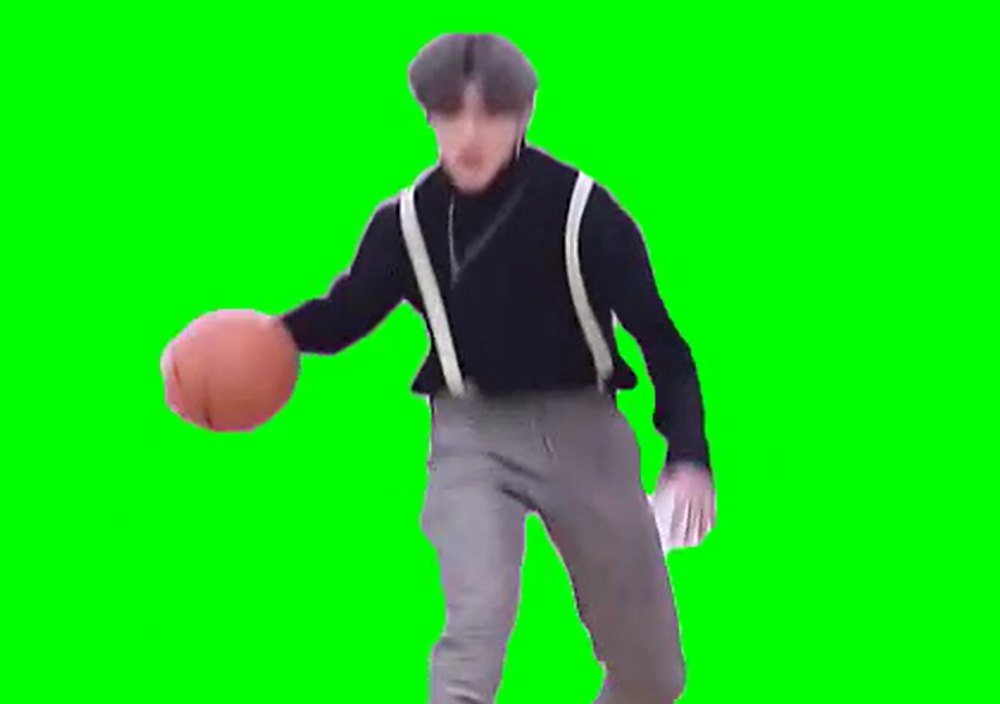
#> input picture 1.png, 1000 x 704 px, shrunk from 1891 x 1331 before the run
$ python greenscreen.py   (older library calls are emulated)
#> lines starting #> are read from the running program, lines starting #| are printed output that depends on the picture; after the words box and inside, x2 and y2 are one past the last pixel; in counts of white or black regions, pixels touching at a corner belong together
#处理绿幕图片 得到边界图
import cv2
import numpy as np

def remove_green_screen(image_path):
    # 读取图像
#> called with image_path = '1.png'
    image = cv2.imread(image_path)
#> image is the input picture: shape (704, 1000, 3); mean B, G, R 23.1, 216.7, 23.3
    if image is None:
        print("无法读取图像，请检查图像路径是否正确")
        return
    # 将图像转换到HSV色彩空间，便于更好地处理颜色信息
    hsv_image = cv2.cvtColor(image, cv2.COLOR_BGR2HSV)
#> hsv_image: shape (704, 1000, 3); mean H, S, V 74.9, 210.4, 221.2
    # 定义绿幕的HSV范围（这里的范围是大致的，可以根据实际情况调整）
    lower_green = np.array([35, 43, 46])
    upper_green = np.array([77, 255, 255])

    # 创建绿幕的掩膜，将在这个范围内的像素设为白色（255），其他设为黑色（0）
    green_mask = cv2.inRange(hsv_image, lower_green, upper_green)
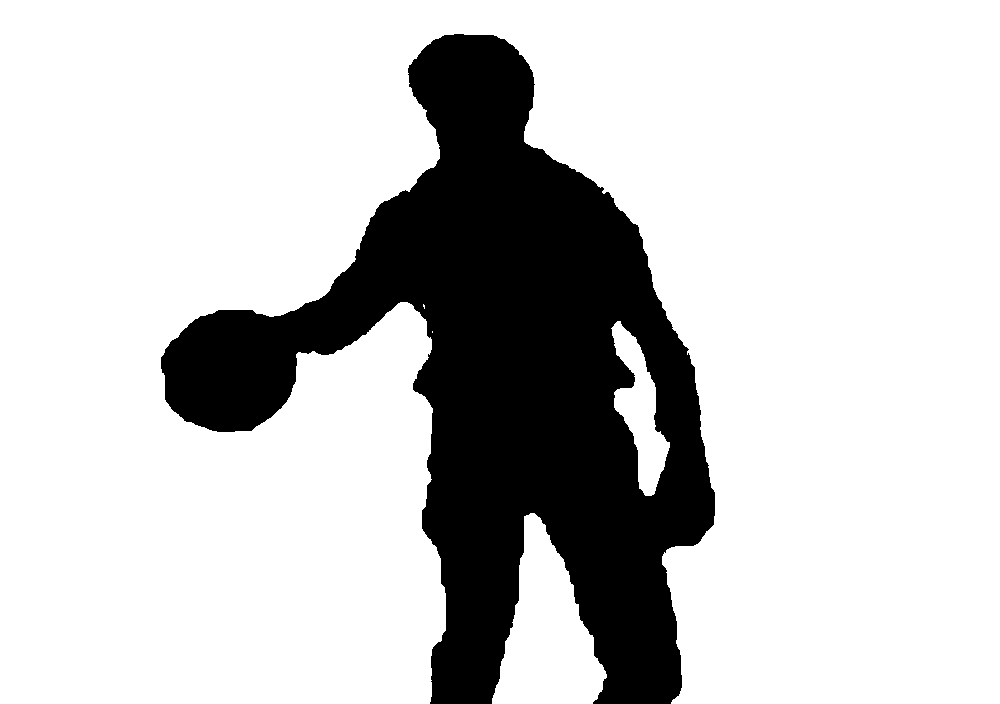
#> green_mask: shape (704, 1000); 78.3% white; 1 black region, box (x1, y1, x2, y2) and area: (161, 34, 715, 704) 152969

    # 计算掩膜的梯度，通过Sobel算子分别计算x和y方向的梯度
    sobelx = cv2.Sobel(green_mask, cv2.CV_64F, 1, 0, ksize=3)
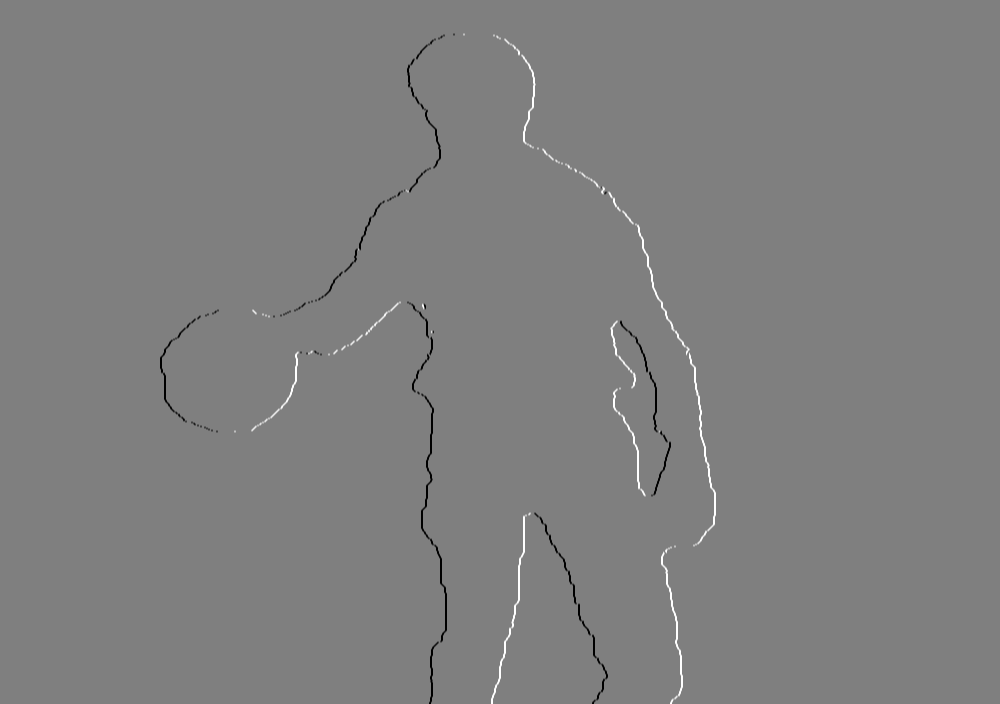
#> sobelx: shape (704, 1000) float64; min -1020, max 1020, mean 0; drawn with min black and max white
    sobely = cv2.Sobel(green_mask, cv2.CV_64F, 0, 1, ksize=3)
    gradient_magnitude = np.sqrt(sobelx ** 2 + sobely ** 2)
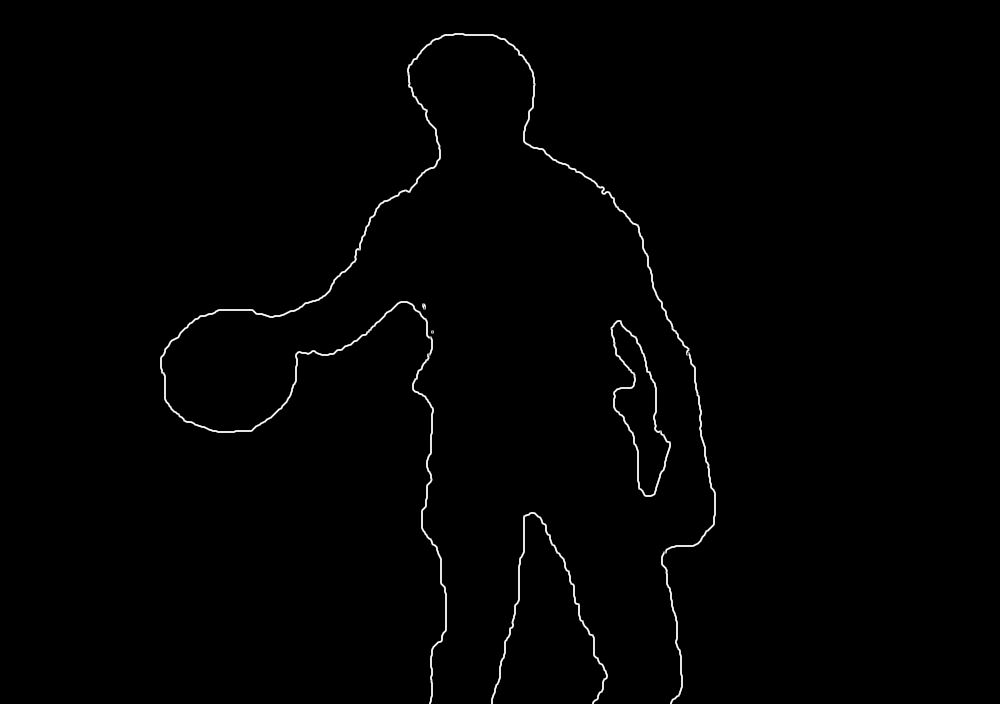
#> gradient_magnitude: shape (704, 1000) float64; min 0, max 1140.4, mean 9.1; drawn with min black and max white
    gradient_magnitude = np.uint8(gradient_magnitude)

    # 对梯度进行阈值处理，以便更清晰地区分边界
    _, thresholded_gradient = cv2.threshold(gradient_magnitude, 50, 255, cv2.THRESH_BINARY)
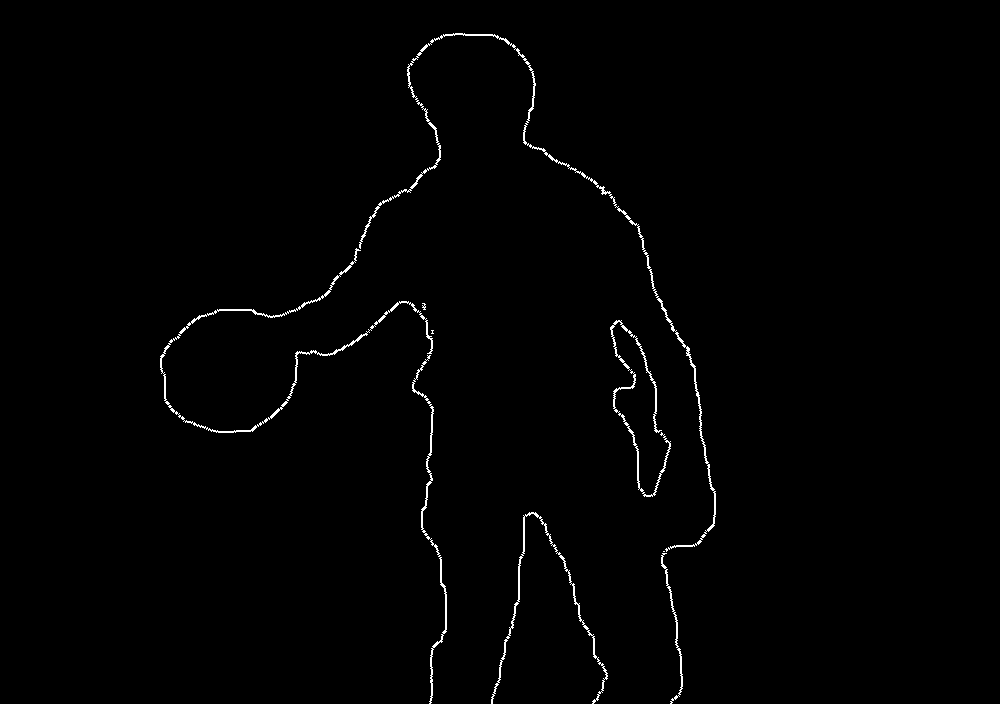
#> thresholded_gradient: shape (704, 1000); 0.91% white in thin lines or dots, all inside (x1, y1, x2, y2) = (160, 33, 716, 704)

    # 结合绿幕掩膜和梯度阈值化的结果，完善抠图的掩膜
    final_mask = cv2.bitwise_and(green_mask, thresholded_gradient)
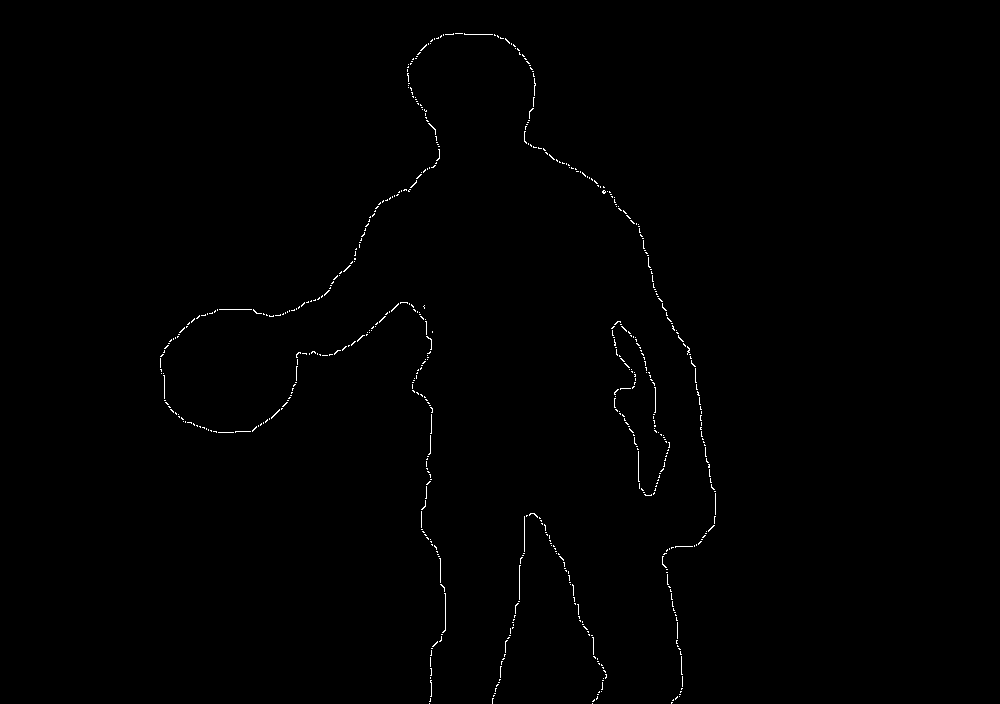
#> final_mask: shape (704, 1000); 0.45% white in thin lines or dots, all inside (x1, y1, x2, y2) = (160, 33, 716, 704)

    # 使用最终的掩膜来抠取图像中的内容
    result = cv2.bitwise_and(image, image, mask=final_mask)
    return result


# 示例用法，替换为你实际的绿幕图像路径
image_path = "1.png"
result_image = remove_green_screen(image_path)
if result_image is not None:
    # 构建保存抠图后图像的文件名，这里示例为在原文件名基础上加"_result"后缀，格式为PNG
    output_path = image_path.split('.')[0] + "_result.png"
    cv2.imwrite(output_path, result_image)
    cv2.imshow("Result", result_image)
    cv2.waitKey(0)
    cv2.destroyAllWindows()
